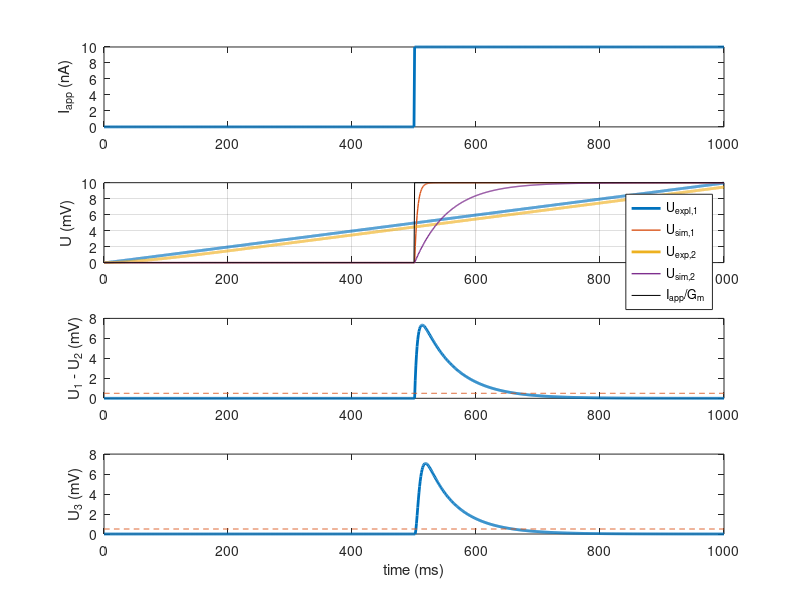

This chart was generated by the following MATLAB code:
% Nicholas Szczecinski 2019
% 11 Feb 19
% CWRU EMAE 689, Synthetic Nervous Systems

clear
close all

%Units are nF, uS, mV, ms, nA
Cm1 = 5;
Cm2 = 55;
Cm3 = 5;
Gm = 1;
b = 10e-3; %nA/ms
c = 10;
Er = -60;
dtExact = .1;
dtSim = 1;
tmax = 1000;
R = 20;

tExact = 0:dtExact:tmax;
tSim = 0:dtSim:tmax;
numSteps = length(tSim);

% Iapp = b*tSim;
% Iapp = b*tSim + (tSim > tmax/2).*(b*(tSim-tmax/2));
% Iapp = b*tSim - (tSim > tmax/2).*(b*(tSim-tmax/2));
Iapp = c*(tSim > tmax/2);

%First, compute V(t) explicitly
tau1 = Cm1/Gm;
tau2 = Cm2/Gm;
% Uexp = Iapp/Gm*(1-exp(-t/tau));
Uexp1 = b*(tExact - tau1) + b*tau1*exp(-tExact/tau1);
Uexp2 = b*(tExact - tau2) + b*tau2*exp(-tExact/tau2);

%Next, compute V(t) with simulation
Usim1 = zeros(size(tSim));
Usim1(1) = 0;
Usim2 = zeros(size(tSim));
Usim2(1) = 0;
Usim3 = zeros(size(tSim));
Usim3(1) = 0;

%Assemble subtraction network
Eexc = 100;
Einh = -100;
k = 1;

delEexc = Eexc - Er;
delEinh = Einh - Er;

Gexc = k*R/(delEexc - k*R);
Ginh = -Gexc*delEexc/delEinh;

for i=2:numSteps
    Usim1(i) = Usim1(i-1) + dtSim/Cm1*(Iapp(i-1) - Gm*Usim1(i-1));
    Usim2(i) = Usim2(i-1) + dtSim/Cm2*(Iapp(i-1) - Gm*Usim2(i-1));
    Usim3(i) = Usim3(i-1) + dtSim/Cm3*(min(max(Usim1(i-1)/R,0),1)*Gexc*(delEexc - Usim3(i-1)) + min(max(Usim2(i-1)/R,0),1)*Ginh*(delEinh - Usim3(i-1)) - Gm*Usim3(i-1));
end

h = figure;
subplot(4,1,1)
plot(tSim,Iapp+zeros(size(tSim)),'linewidth',2)
ylabel('I_{app} (nA)')

subplot(4,1,2)
plot(tExact,Uexp1,'linewidth',2)
hold on
plot(tSim,Usim1,'linewidth',1)
plot(tExact,Uexp2,'linewidth',2)
plot(tSim,Usim2,'linewidth',1)
plot(tSim,Iapp,'k')
ylabel('U (mV)')
legend('U_{expl,1}','U_{sim,1}','U_{exp,2}','U_{sim,2}','I_{app}/G_m')
grid on

subplot(4,1,3)
% plot(tSim,Iapp/Gm - Usim1,'linewidth',2)
plot(tSim,Usim1 - Usim2,'linewidth',2)
hold on
plot(tSim,b*(tau2 - tau1)+zeros(size(tSim)),'--')
ylabel('U_1 - U_2 (mV)')

subplot(4,1,4)
plot(tSim,Usim3,'linewidth',2)
hold on
plot(tSim,b*(tau2 - tau1)+zeros(size(tSim)),'--')
ylabel('U_3 (mV)')
xlabel('time (ms)')

set(h,'Position',[770,52,766,741])
